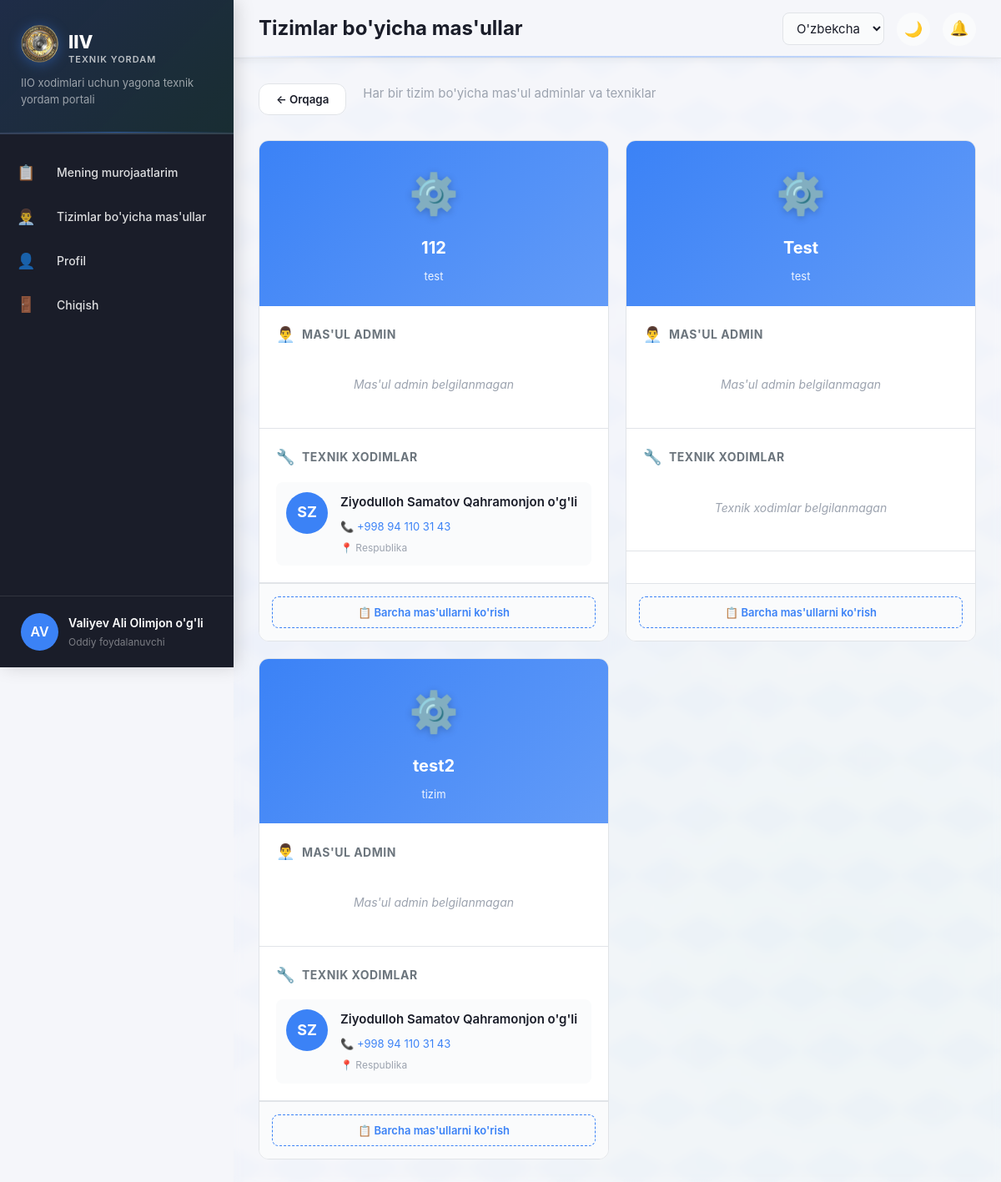
Before: /tickets/system-responsibles/ (signed in) with the older database file.
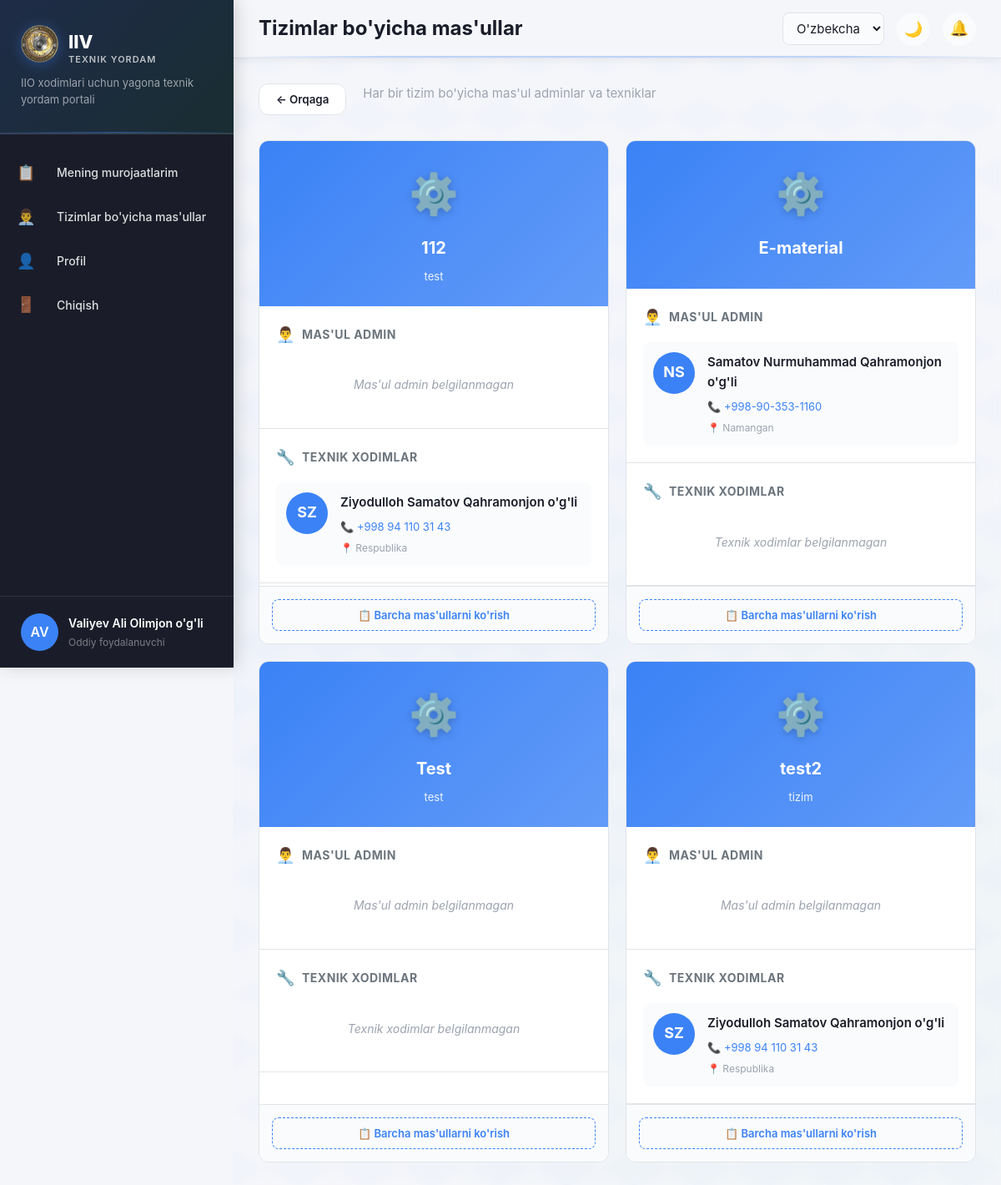
After: the same page with the newer database file.
### systems/models.py (models this page shows, shortened)
class System(models.Model):
    name = models.CharField(max_length=200, unique=True, verbose_name=_("Tizim nomi"))
    description = models.TextField(blank=True, verbose_name=_("Ta'rif"))
    is_active = models.BooleanField(default=True, verbose_name=_("Faol"))
    created_at = models.DateTimeField(auto_now_add=True, verbose_name=_("Yaratilgan"))
    class Meta:
        verbose_name = _("Tizim")
        verbose_name_plural = _("Tizimlar")
        ordering = ['name']

class SystemResponsible(models.Model):
    ROLE_CHOICES = [
        ('admin', _('Admin')),
        ('technician', _('Texnik xodim')),
    ]
    system = models.ForeignKey(
        System,
        on_delete=models.CASCADE,
        related_name='responsibles',
        verbose_name=_("Tizim")
    )
    user = models.ForeignKey(
        User,
        on_delete=models.CASCADE,
        related_name='system_responsibilities',
        verbose_name=_("Xodim")
    )
    role_in_system = models.CharField(
        max_length=20,
        choices=ROLE_CHOICES,
        verbose_name=_("Rol")
    )
    region = models.ForeignKey(
        Region,
        on_delete=models.CASCADE,
        null=True,
        blank=True,
        related_name='system_responsibles',
        verbose_name=_("Viloyat"),
        help_text=_("Agar bo'sh bo'lsa - respublika miqyosida mas'ul")
    )
    is_default = models.BooleanField(
        default=False,
        verbose_name=_("Asosiy mas'ul"),
        help_text=_("Region bo'sh va is_default=True bo'lsa - respublika mas'uli")
    )
    created_at = models.DateTimeField(auto_now_add=True, verbose_name=_("Yaratilgan"))
    class Meta:
        verbose_name = _("Tizim mas'uli")
        verbose_name_plural = _("Tizim mas'ullari")
        unique_together = [['system', 'user', 'region']]
        ordering = ['system', 'region']

### accounts/models.py (models this page shows, shortened)
class User(AbstractUser):
    ROLE_CHOICES = [
        ('user', _('Oddiy foydalanuvchi')),
        ('technician', _('Texnik xodim')),
        ('admin', _('Admin')),
        ('superadmin', _('Bosh admin')),
    ]
    LANGUAGE_CHOICES = [
        ('uz', _("O'zbekcha (Lotin)")),
        ('uz-cy', _("Ўзбекча (Кирилл)")),
        ('ru', _('Русский')),
    ]
    last_name = models.CharField(max_length=150, verbose_name=_("Familiya"))
    first_name = models.CharField(max_length=150, verbose_name=_("Ism"))
    middle_name = models.CharField(max_length=150, blank=True, verbose_name=_("Sharif"))
    region = models.ForeignKey(
        Region,
        on_delete=models.SET_NULL,
        null=True,
        blank=True,
        verbose_name=_("Viloyat")
    )
    department = models.ForeignKey(
        Department,
        on_delete=models.SET_NULL,
        null=True,
        blank=True,
        verbose_name=_("Hududiy bo'lim")
    )
    position = models.CharField(max_length=200, blank=True, verbose_name=_("Lavozim"))
    phone = models.CharField(max_length=20, blank=True, verbose_name=_("Telefon"))
    role = models.CharField(
        max_length=20,
        choices=ROLE_CHOICES,
        default='user',
        verbose_name=_("Rol")
    )
    language = models.CharField(
        max_length=10,
        choices=LANGUAGE_CHOICES,
        default='uz',
        verbose_name=_("Til")
    )
    avatar = models.ImageField(
        upload_to='avatars/',
        blank=True,
        null=True,
        verbose_name=_("Avatar")
    )
    is_active = models.BooleanField(default=True, verbose_name=_("Aktiv"))
    created_at = models.DateTimeField(auto_now_add=True, verbose_name=_("Yaratilgan"))
    updated_at = models.DateTimeField(auto_now=True, verbose_name=_("O'zgartirilgan"))
    class Meta:
        verbose_name = _("Foydalanuvchi")
        verbose_name_plural = _("Foydalanuvchilar")
        ordering = ['-created_at']
    def get_full_name(self):
        parts = [self.last_name, self.first_name]
        if self.middle_name:
            parts.append(self.middle_name)
        return ' '.join(parts)
    def is_technician(self):
        return self.role == 'technician'
    def is_admin(self):
        return self.role in ['admin', 'superadmin']
    def is_superadmin(self):
        return self.role == 'superadmin'

class Region(models.Model):
    name = models.CharField(max_length=100, verbose_name=_("Viloyat nomi"))
    code = models.CharField(max_length=10, unique=True, verbose_name=_("Kod"))
    is_active = models.BooleanField(default=True, verbose_name=_("Faol"))
    class Meta:
        verbose_name = _("Viloyat")
        verbose_name_plural = _("Viloyatlar")
        ordering = ['name']

### tickets/views.py (the view)
# urls.py: path('system-responsibles/', views.system_responsibles_view, name='system_responsibles'),
@login_required
def system_responsibles_view(request):
    user_region = request.user.region
    systems = System.objects.filter(is_active=True)
    responsibles_data = []
    for system in systems:
        admin = SystemResponsible.objects.filter(
            system=system,
            region=user_region,
            role_in_system='admin'
        ).first()
        if not admin:
            admin = SystemResponsible.objects.filter(
                system=system,
                region__isnull=True,
                is_default=True,
                role_in_system='admin'
            ).first()
        technicians = SystemResponsible.objects.filter(
            system=system,
            region=user_region,
            role_in_system='technician'
        )
        if not technicians.exists():
            technicians = SystemResponsible.objects.filter(
                system=system,
                region__isnull=True,
                is_default=True,
                role_in_system='technician'
            )
        responsibles_data.append({
            'system': system,
            'admin': admin,
            'technicians': technicians,
        })
    context = {
        'responsibles_data': responsibles_data,
    }
    return render(request, 'tickets/system_responsibles.html', context)

### templates/tickets/system_responsibles.html (shortened to what the changed rows need)
{% extends 'base.html' %}
{% load static %}
{% load i18n %}
{% block page_title %}{% trans "Tizimlar bo'yicha mas'ullar" %}{% endblock %}
{% block content %}
<div class="systems-grid">
    {% for item in responsibles_data %}
    <div class="system-card">
        <div class="system-header">
            <div class="system-icon">⚙️</div>
            <h3 class="system-name">{{ item.system.name }}</h3>
            {% if item.system.description %}
            <p class="system-description">{{ item.system.description|truncatewords:10 }}</p>
            {% endif %}
        </div>
        <div class="responsible-section">
            <div class="section-title">
                <span class="icon">👨‍💼</span>
                <span>{% trans "Mas'ul Admin" %}</span>
            </div>
            {% if item.admin %}
            <div class="person-card">
                <div class="person-avatar">
                    {% if item.admin.user.photo %}
                        <img src="{{ item.admin.user.photo.url }}" alt="{{ item.admin.user.get_full_name }}">
                    {% else %}
                        <div class="avatar-placeholder">
                            {{ item.admin.user.first_name|first }}{{ item.admin.user.last_name|first }}
                        </div>
                    {% endif %}
                </div>
                <div class="person-info">
                    <div class="person-name">{{ item.admin.user.get_full_name }}</div>
                    <div class="person-contact">
                        {% if item.admin.user.phone %}
                        <a href="tel:{{ item.admin.user.phone }}" class="contact-link">
                            📞 {{ item.admin.user.phone }}
                        </a>
                        {% endif %}
                    </div>
                    <div class="person-region">
                        {% if item.admin.region %}
                            📍 {{ item.admin.region.name }}
                        {% else %}
                            📍 {% trans "Respublika" %}
                        {% endif %}
                    </div>
                </div>
            </div>
            {% else %}
            <div class="no-responsible">
                <p>{% trans "Mas'ul admin belgilanmagan" %}</p>
            </div>
            {% endif %}
        </div>
        <div class="responsible-section">
            <div class="section-title">
                <span class="icon">🔧</span>
                <span>{% trans "Texnik xodimlar" %}</span>
            </div>
            {% if item.technicians %}
                {% for tech in item.technicians %}
                <div class="person-card">
                    <div class="person-avatar">
                        {% if tech.user.photo %}
                            <img src="{{ tech.user.photo.url }}" alt="{{ tech.user.get_full_name }}">
                        {% else %}
                            <div class="avatar-placeholder">
                                {{ tech.user.first_name|first }}{{ tech.user.last_name|first }}
                            </div>
                        {% endif %}
                    </div>
                    <div class="person-info">
                        <div class="person-name">{{ tech.user.get_full_name }}</div>
                        <div class="person-contact">
                            {% if tech.user.phone %}
                            <a href="tel:{{ tech.user.phone }}" class="contact-link">
                                📞 {{ tech.user.phone }}
                            </a>
                            {% endif %}
                        </div>
                        <div class="person-region">
                            {% if tech.region %}
                                📍 {{ tech.region.name }}
                            {% else %}
                                📍 {% trans "Respublika" %}
                            {% endif %}
                        </div>
                    </div>
                </div>
                {% endfor %}
            {% else %}
            <div class="no-responsible">
                <p>{% trans "Texnik xodimlar belgilanmagan" %}</p>
            </div>
            {% endif %}
        </div>
        <div class="card-footer-action">
            <button class="btn-view-all" onclick="openResponsibleModal('{{ item.system.id }}')">
                📋 {% trans "Barcha mas'ullarni ko'rish" %}
            </button>
        </div>
    </div>
    {% empty %}
    <div class="empty-state">
        <div class="empty-icon">⚙️</div>
        <h3>{% trans "Tizimlar topilmadi" %}</h3>
        <p>{% trans "Hozircha faol tizimlar yo'q" %}</p>
    </div>
    {% endfor %}
</div>
{% endblock %}

Changed rows visible on the page:
added System: system.name "E-material", admin.user.first_name|first "N", admin.user.last_name|first "S", admin.user.get_full_name "Samatov Nurmuhammad Qahramonjon o'g'li", admin.user.phone "+998-90-353-1160", admin.region.name "Namangan"
